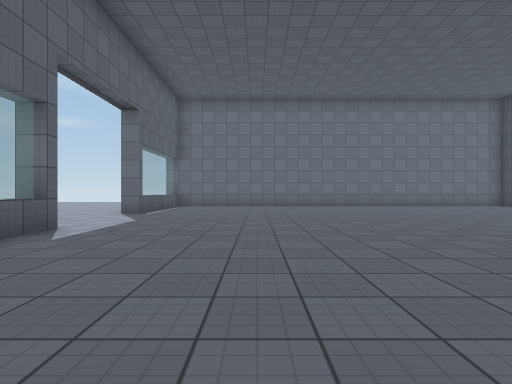
View 1 (above)

23 first-person views from a walk through a scene from a Unity 3-D project. The camera is 1.2 m above the floor, looks level and sees 80° across. The floor is counted in squares, 2 m on a side. Each view is taken from the middle of a square. On the plan, view 1 faces up. The plan holds only what a view shows up to about 9 squares ahead; the rest is blank. The player is left out. Some surface patterns are stand-ins.

View 2
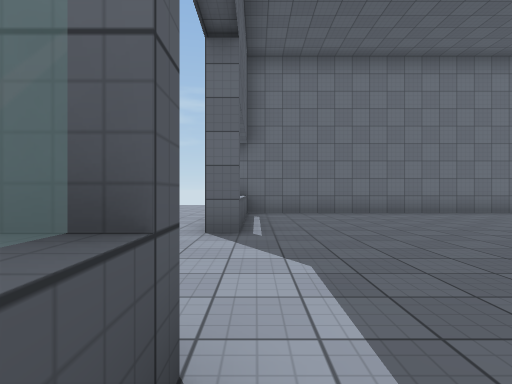

View 3
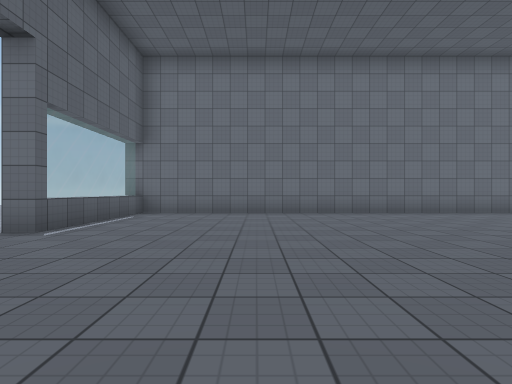

View 4
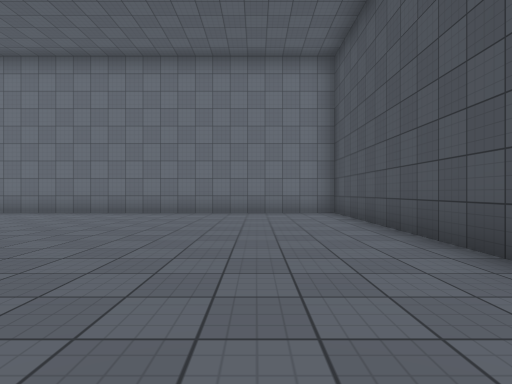

View 5
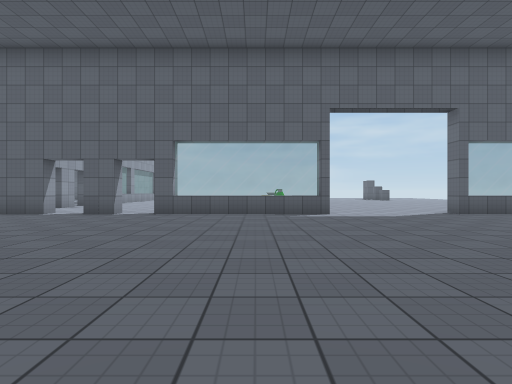

View 6
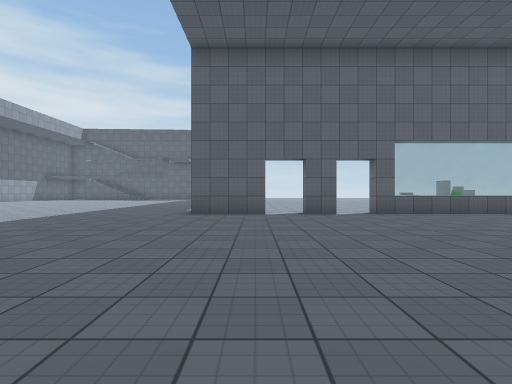

View 7
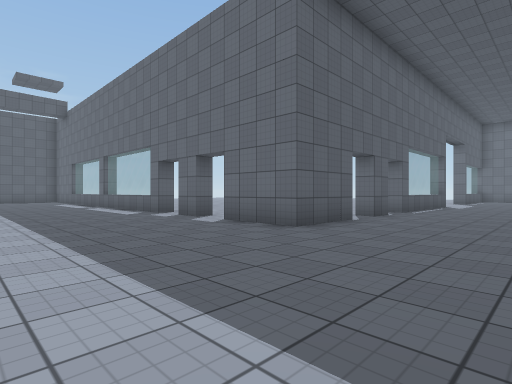

View 8
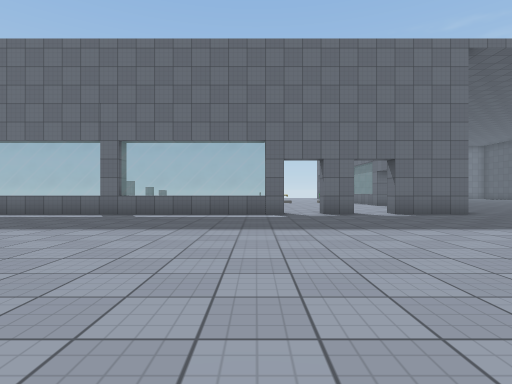

View 9
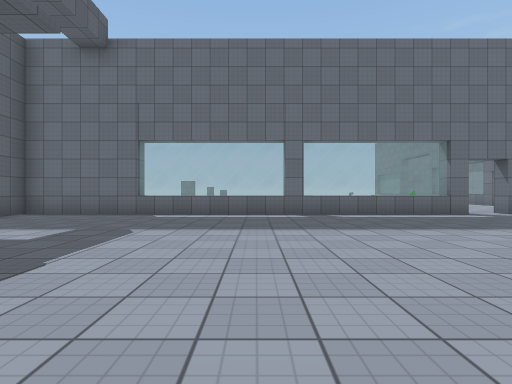

View 10
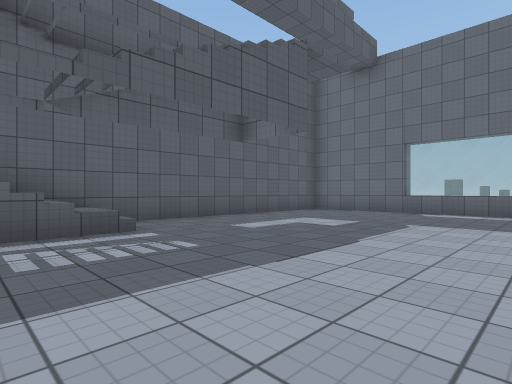

View 11
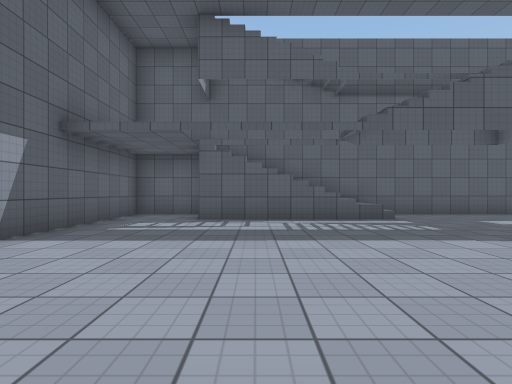

View 12
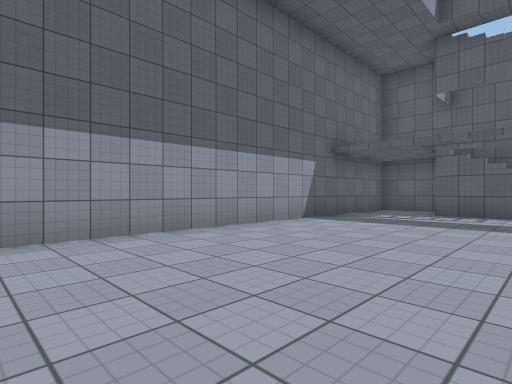

View 13
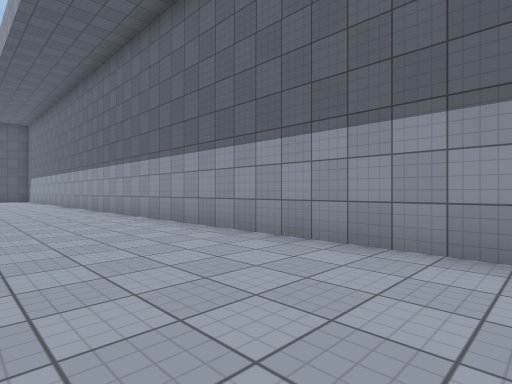

View 14
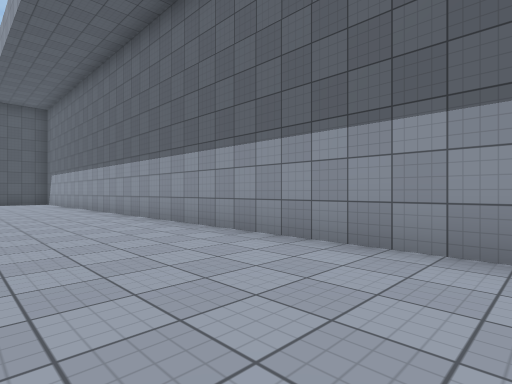

View 15
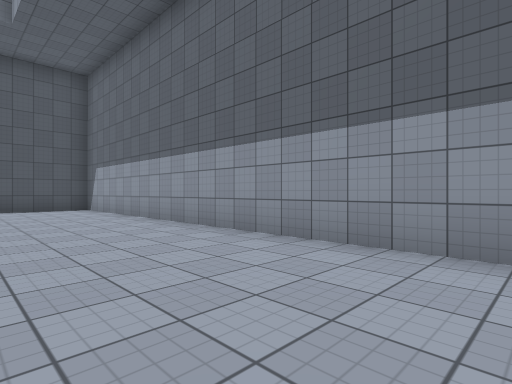

View 16
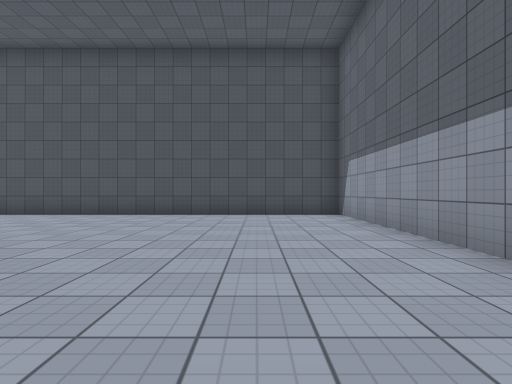

View 17
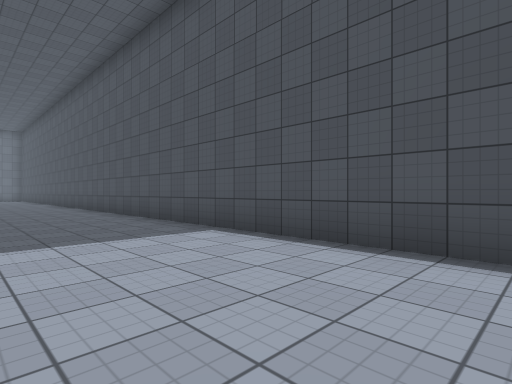

View 18
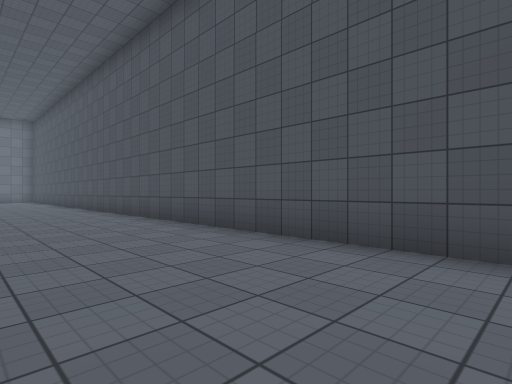

View 19
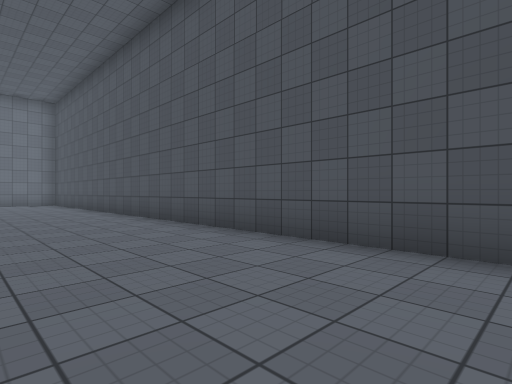

View 20
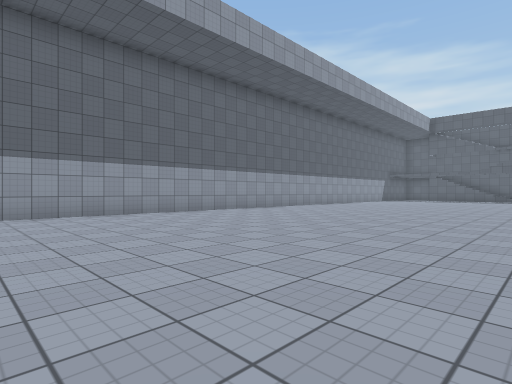

View 21
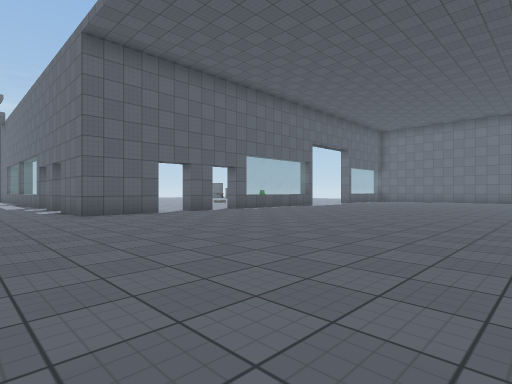

View 22
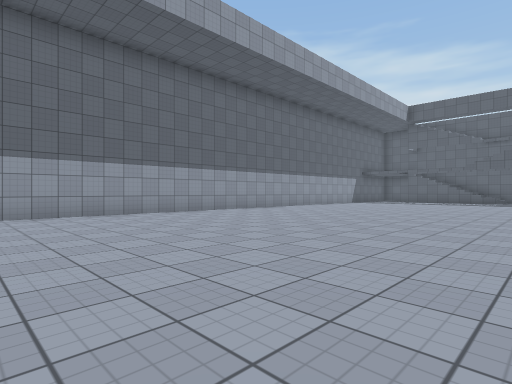

View 23
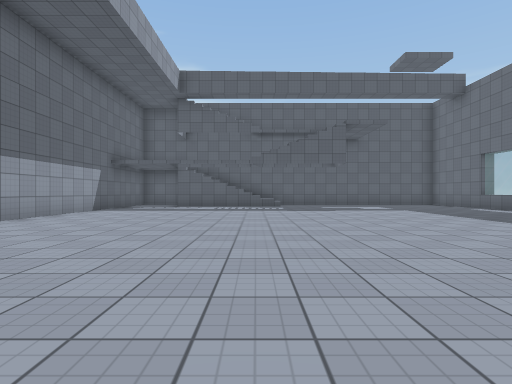

### Floor plan
Points are (right, up) in squares from view 1. A wall is a line through its corners. A room is listed if a view was taken in it or the views show most of it. See-through windows are left out.
Room 1 (views 1, 3, 4, 5, 6, 7, 8, 9, 10, 11, 12, 13, 14, 15, 16, 17, 18, 19, 20, 21, 22, 23)
walls: (-3.8, -2.7) (-3.2, -2.7) (-3.2, -4.7) (-5.2, -4.7); (-6.3, -4.7) (-7.2, -4.7); (-3.8, -0.8) (-3.2, -0.8) (-3.2, -1.6) (-3.8, -1.6); (-8.3, -4.7) (-20.2, -4.7) (-20.2, -5.6); (-8.7, -4.8) (-8.7, -4.2); (-3.8, 0.8) (-3.2, 0.8); (-3.2, 3.5) (-3.2, 0.3) (-3.8, 0.3); (-12.7, -4.2) (-12.7, -4.8); (-17.2, -4.2) (-17.2, -4.8); (-20.2, -7.5) (-20.2, -18.2) (10.2, -18.2) (10.2, 12.8) (-3.7, 12.7); (-3.2, 12.8) (-3.2, 8.5) (-3.8, 8.5)
ways out: opening at (-5.5, -2.7) to room 2; opening at (-3.2, 6) to room 2
Room 2 (view 2)
walls: (-3.2, 5) (-3.2, 3.5); (-3.2, 4.7) (-3.8, 4.7); (-6.3, -4.1) (-6.3, -4.7); (-7.2, -4.7) (-7.2, -4.1); (-5.2, -4.7) (-5.2, -4.2)
ways out: opening at (-5.5, -2.7) to room 1; opening at (-3.2, 6) to room 1

Positions as (right, up) in squares from view 1, and headings:
1: (0, 0), facing up
2: (-3, 4), facing up
3: (0, 4), facing up
4: (8, 4), facing up
5: (5, 3), facing left
6: (5, -3), facing left
7: (0, -9), facing up-left
8: (-9, -13), facing up
9: (-14, -13), facing up
10: (-14, -14), facing up-left
11: (-12, -15), facing left
12: (-10, -14), facing down-left
13: (-12, -15), facing down-right
14: (-7, -15), facing down-right
15: (-1, -15), facing down-right
16: (2, -16), facing right
17: (7, -12), facing up-right
18: (7, -8), facing up-right
19: (7, -3), facing up-right
20: (4, -10), facing down-left
21: (5, -7), facing up-left
22: (0, -10), facing down-left
23: (-6, -13), facing left
